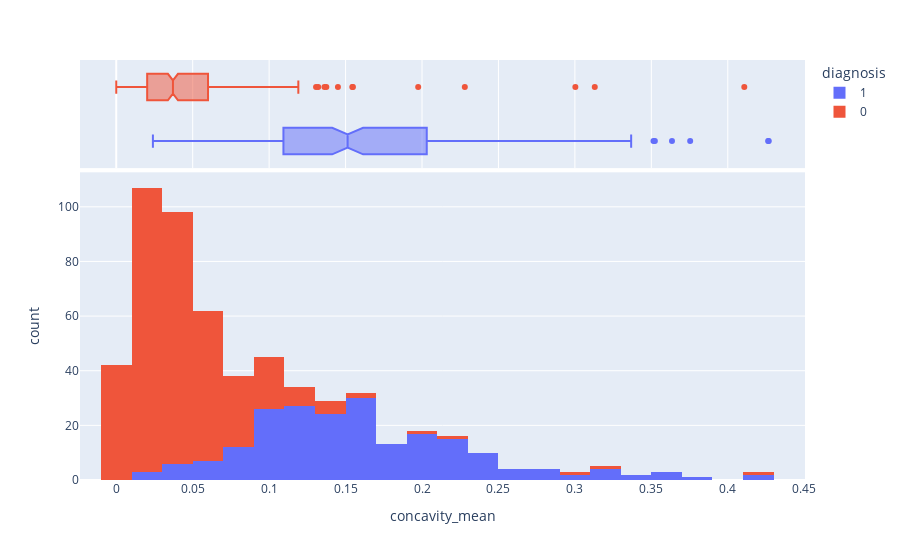

Notebook code cell kept with this figure:
### Code cell
px.histogram(df, x="concavity_mean", marginal= "box", color ="diagnosis")

### Figure 1 — Plotly figure (JSON) as saved in the notebook; plotly's stock layout.template omitted (floating-point values rounded to 4 significant figures; data arrays with more than 128 entries replaced by an {"elided": "..."} marker saying what was removed)
{"data": [{"alignmentgroup": "True", "bingroup": "x", "hovertemplate": "diagnosis=1<br>concavity_mean=%{x}<br>count=%{y}<extra></extra>", "legendgroup": "1", "marker": {"color": "#636efa", "pattern": {"shape": ""}}, "name": "1", "offsetgroup": "1", "orientation": "v", "showlegend": true, "type": "histogram", "x": {"elided": "212 float values"}, "xaxis": "x", "yaxis": "y"}, {"alignmentgroup": "True", "hovertemplate": "diagnosis=1<br>concavity_mean=%{x}<extra></extra>", "legendgroup": "1", "marker": {"color": "#636efa"}, "name": "1", "notched": true, "offsetgroup": "1", "showlegend": false, "type": "box", "x": {"elided": "212 float values"}, "xaxis": "x2", "yaxis": "y2"}, {"alignmentgroup": "True", "bingroup": "x", "hovertemplate": "diagnosis=0<br>concavity_mean=%{x}<br>count=%{y}<extra></extra>", "legendgroup": "0", "marker": {"color": "#EF553B", "pattern": {"shape": ""}}, "name": "0", "offsetgroup": "0", "orientation": "v", "showlegend": true, "type": "histogram", "x": {"elided": "357 float values"}, "xaxis": "x", "yaxis": "y"}, {"alignmentgroup": "True", "hovertemplate": "diagnosis=0<br>concavity_mean=%{x}<extra></extra>", "legendgroup": "0", "marker": {"color": "#EF553B"}, "name": "0", "notched": true, "offsetgroup": "0", "showlegend": false, "type": "box", "x": {"elided": "357 float values"}, "xaxis": "x2", "yaxis": "y2"}], "layout": {"barmode": "relative", "legend": {"title": {"text": "diagnosis"}, "tracegroupgap": 0}, "margin": {"t": 60}, "xaxis": {"anchor": "y", "domain": [0, 1], "title": {"text": "concavity_mean"}}, "xaxis2": {"anchor": "y2", "domain": [0, 1], "matches": "x", "showgrid": true, "showticklabels": false}, "yaxis": {"anchor": "x", "domain": [0, 0.7326], "title": {"text": "count"}}, "yaxis2": {"anchor": "x2", "domain": [0.7426, 1], "matches": "y2", "showgrid": false, "showline": false, "showticklabels": false, "ticks": ""}}}
